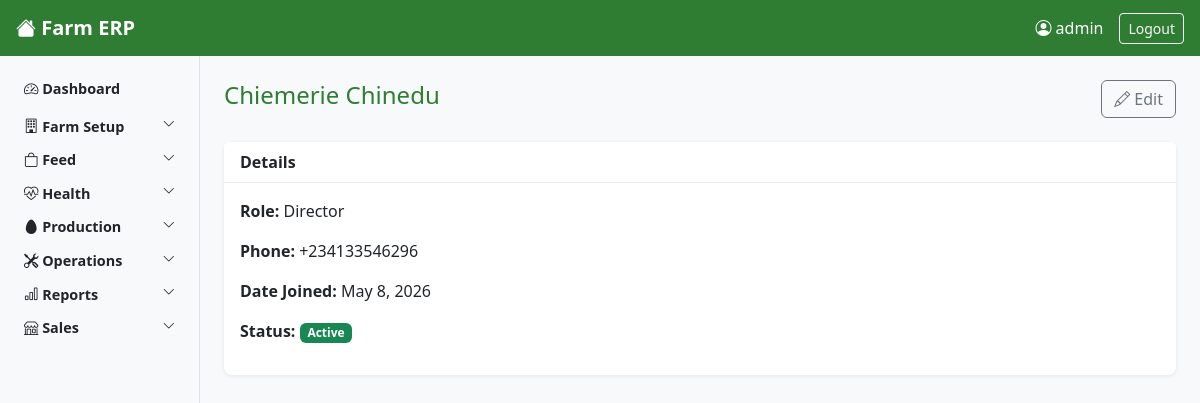
The app's page /workers/1/ (signed in) with its own data.
### core/models.py (models this page shows, shortened)
class Worker(models.Model):
    ROLE_CHOICES = [
    ('pen_workers', 'Pen Worker'),
    ('supervisor', 'Supervisor'),
    ('store_keeper', 'Store Keeper'),
    ('manager', 'Farm Mamager'),
    ('general_manager', 'General Manager'),
    ('salesperson','Salesperson'),
    ('accountant', 'Accountant'),
    ('director', 'Director'),
    ]
    user = models.OneToOneField(
        User,
        on_delete=models.SET_NULL,
        null=True,
        blank=True,
        related_name='worker_profile'
    )
    full_name = models.CharField(max_length=100)
    role = models.CharField(max_length=50, choices = ROLE_CHOICES)
    phone = models.CharField()
    date_joined = models.DateField()
    is_active = models.BooleanField(default=True)

### core/views.py (the view)
# urls.py: path('workers/<int:pk>/', views.WorkerDetailView.as_view(), name='worker-detail'),
class WorkerDetailView(LoginRequiredMixin, DetailView):
    model = Worker
    template_name = 'core/worker_detail.html'
    context_object_name = 'worker'

### core/context_processors.py (called while the page is built, shortened)
def user_role_context(request):
    if request.user.is_authenticated:
        return get_user_context(request.user)

### core/permissions.py (called while the page is built)
def get_worker_role(user):
    try:
        return user.worker_profile.role
    except Exception:
        return None

def get_user_context(user):
    role = get_worker_role(user)
    return {
        'user_role': role,
        'is_pen_worker': role == 'pen_worker',
        'is_supervisor': role in ['supervisor', 'store_keeper'],
        'is_manager': role in ['manager', 'general_manager'],
        'is_director': role == 'director',
        'is_salesperson': role == 'salesperson',
        'is_accountant': role == 'accountant',
        'is_manager_or_above': role in ['manager', 'general_manager', 'director'],
        'is_supervisor_or_above': role in ['supervisor', 'store_keeper', 'manager',
                                            'general_manager', 'director'],
        'is_general_manager_or_above': role in ['general_manager', 'director'],
        'is_sales_or_above': role in ['salesperson', 'accountant',
                                       'general_manager', 'director'],
    }

### core/templates/core/worker_detail.html (shortened to what this page needs)
{% extends 'core/base.html' %}
{% block content %}
<div class="d-flex justify-content-between align-items-center mb-4">
    <h4>{{ worker.full_name }}</h4>
    <a href="{% url 'worker-update' worker.pk %}" class="btn btn-outline-secondary">
        <i class="bi bi-pencil"></i> Edit
    </a>
</div>
<div class="card">
    <div class="card-header">Details</div>
    <div class="card-body">
        <p><strong>Role:</strong> {{ worker.get_role_display }}</p>
        <p><strong>Phone:</strong> {{ worker.phone|default:"—" }}</p>
        <p><strong>Date Joined:</strong> {{ worker.date_joined }}</p>
        <p><strong>Status:</strong>
            {% if worker.is_active %}
                <span class="badge bg-success">Active</span>
            {% else %}
                <span class="badge bg-secondary">Inactive</span>
            {% endif %}
        </p>
    </div>
</div>
{% endblock %}

### core/templates/core/base.html (shortened to what this page needs)
<!DOCTYPE html>
<html lang="en">
<head>
    <link href="https://cdn.jsdelivr.net/npm/bootstrap@5.3.0/dist/css/bootstrap.min.css" rel="stylesheet">
    <link href="https://cdn.jsdelivr.net/npm/bootstrap-icons@1.10.0/font/bootstrap-icons.css" rel="stylesheet">
    {% load static %}
    <link rel="stylesheet" href="{% static 'core/css/main.css' %}">
</head>
<body>
<nav class="navbar navbar-dark bg-success px-3">
    <div class="d-flex align-items-center">
        <a class="navbar-brand fw-bold" href="{% url 'dashboard' %}">
            <i class="bi bi-house-fill"></i> Farm ERP
        </a>
    </div>
    <div class="d-flex align-items-center text-white">
        <span class="me-3"><i class="bi bi-person-circle"></i> {{ request.user.username }}</span>
        <a href="{% url 'logout' %}" class="btn btn-outline-light btn-sm">Logout</a>
    </div>
</nav>
<div class="container-fluid">
    <div class="row">
        <nav class="col-md-2 d-none d-md-block bg-light sidebar py-3 min-vh-100">
            <ul class="nav flex-column">
                <li class="nav-item mb-1">
                    <a class="nav-link text-dark fw-bold" href="{% url 'dashboard' %}">
                        <i class="bi bi-speedometer2"></i> Dashboard
                    </a>
                </li>
                {% if not is_salesperson %}
                <li class="nav-item">
                    <a class="nav-link text-dark fw-semibold d-flex justify-content-between"
                       data-bs-toggle="collapse" href="#farmSetup" role="button">
                        <span><i class="bi bi-building"></i> Farm Setup</span>
                        <i class="bi bi-chevron-down small"></i>
                    </a>
                </li>
                <li class="nav-item">
                    <a class="nav-link text-dark fw-semibold d-flex justify-content-between"
                       data-bs-toggle="collapse" href="#feedSection" role="button">
                        <span><i class="bi bi-bag"></i> Feed</span>
                        <i class="bi bi-chevron-down small"></i>
                    </a>
                </li>
                <li class="nav-item">
                    <a class="nav-link text-dark fw-semibold d-flex justify-content-between"
                       data-bs-toggle="collapse" href="#healthSection" role="button">
                        <span><i class="bi bi-heart-pulse"></i> Health</span>
                        <i class="bi bi-chevron-down small"></i>
                    </a>
                </li>
                <li class="nav-item">
                    <a class="nav-link text-dark fw-semibold d-flex justify-content-between"
                       data-bs-toggle="collapse" href="#productionSection" role="button">
                        <span><i class="bi bi-egg-fill"></i> Production</span>
                        <i class="bi bi-chevron-down small"></i>
                    </a>
                </li>
                <li class="nav-item">
                    <a class="nav-link text-dark fw-semibold d-flex justify-content-between"
                       data-bs-toggle="collapse" href="#operationsSection" role="button">
                        <span><i class="bi bi-tools"></i> Operations</span>
                        <i class="bi bi-chevron-down small"></i>
                    </a>
                </li>
                {% if is_supervisor_or_above %}
                <li class="nav-item">
                    <a class="nav-link text-dark fw-semibold d-flex justify-content-between"
                       data-bs-toggle="collapse" href="#reportsSection" role="button">
                        <span><i class="bi bi-bar-chart"></i> Reports</span>
                        <i class="bi bi-chevron-down small"></i>
                    </a>
                </li>
                {% endif %}
                {% endif %}
                {% if is_sales_or_above %}
                <li class="nav-item">
                    <a class="nav-link text-dark fw-semibold d-flex justify-content-between"
                       data-bs-toggle="collapse" href="#salesSection" role="button">
                        <span><i class="bi bi-shop"></i> Sales</span>
                        <i class="bi bi-chevron-down small"></i>
                    </a>
                </li>
                {% endif %}
            </ul>
        </nav>
        <main class="col-12 col-md-10 px-4 py-4">
            {% block content %}
            {% endblock %}
        </main>
    </div>
</div>
</body>
</html>

### core/templates/core/css/main.css (style rules this page uses)
body { font-family: 'Segoe UI', sans-serif; background-color: #f8f9fa; }
.sidebar { position: sticky; top: 0; height: 100vh; overflow-y: auto; border-right: 1px solid #dee2e6; }
.sidebar .nav-link { padding: 6px 12px; border-radius: 4px; font-size: 0.9rem; }
.card { border: none; box-shadow: 0 1px 4px rgba(0,0,0,0.08); border-radius: 8px; }
.card-header { background-color: #fff; border-bottom: 1px solid #e9ecef; font-weight: 600; }
.navbar { background-color: #2e7d32 !important; }
h4, h5 { color: #2e7d32; }
main { transition: margin-left 0.3s ease; }

### records on screen
Worker: full_name "Chiemerie Chinedu", role "Director", phone "+234133546296", date_joined "May 8, 2026"

### other values on screen
{{ request.user.username }} "admin"
